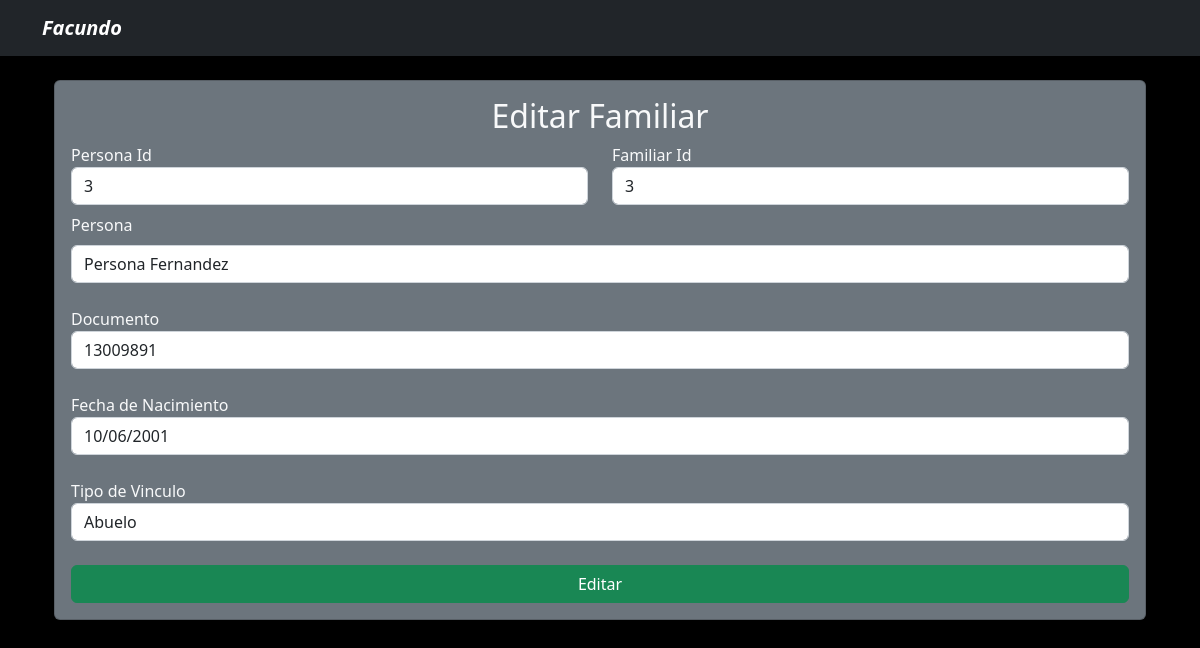
Screenshot of /3/ with the database file from the repository.
### familiarapi/models.py (models this page shows, shortened)
class Familiar(models.Model):
    persona = models.ForeignKey(Persona, on_delete= models.CASCADE)
    tipo_vinculo = models.CharField(max_length=40)
    created_at = models.DateTimeField(auto_now_add= True)
    updated_at = models.DateTimeField(auto_now= True)

class Persona(models.Model):
    persona = models.CharField(max_length=100)
    documento = models.IntegerField(unique=True)
    fecha_nacimiento = models.DateField(blank=True)
    created_at = models.DateTimeField(auto_now_add= True)
    updated_at = models.DateTimeField(auto_now=True)

### familiarapi/views.py (the view)
# urls.py: path('<int:id>/', FamiliarIdView),
def FamiliarIdView(request, id):
    familiar = Familiar.objects.get(pk=id)
    return render(request, "familiar_description.html", {"familiar": familiar})

### familiarapi/templates/familiar_description.html (shortened to what this page needs)
{% extends 'base.html' %}
{% block content %}
<form action="/../edit/" method="POST" class="card card-body bg-secondary">
    <h2 class="text-center">Editar Familiar</h2>
    <div class="row">
        <div class="col">
            <label for="Persona.Id">Persona Id</label>
            <input type="text" name="persona.id" value="{{ familiar.persona.id }}" class="form-control mb-2" readonly>
        </div>
        <div class="col">
            <label for="Familiar.Id">Familiar Id</label>
            <input type="text" name="familiar.id" value="{{ familiar.id }}" class="form-control mb-2" readonly>
        </div>
    </div>
    <p>
        <label for="documento" class="form-label">Persona</label>
        <input type="text" name="persona" value="{{ familiar.persona.persona }}" class="form-control mb-2">
    </p>
    <p>
        <label for="documento">Documento</label>
        <input type="text" name="documento" value="{{ familiar.persona.documento }}" class="form-control mb-2">
    </p>
    <p>
        <label for="fecha_nacimiento">Fecha de Nacimiento</label>
        <input type="text" name="fecha_nacimiento" value="{{ familiar.persona.fecha_nacimiento|date:"d/m/Y" }}" class="form-control mb-2">
    </p>
    <p>
        <label for="fecha_nacimiento">Tipo de Vinculo</label>
        <input type="text" name="tipo_vinculo" value="{{ familiar.tipo_vinculo }}" class="form-control mb-2">
    </p>
    <button class="btn btn-success">Editar</button>
</form>
{% endblock content %}

### familiarapi/static/main.css (style rules this page uses)
body { background: #000; }

### rows the page displays
Familiar: persona.id "3", id "3", persona "Persona Fernandez", documento "13009891", fecha_nacimiento "10/06/2001", tipo_vinculo "Abuelo"
